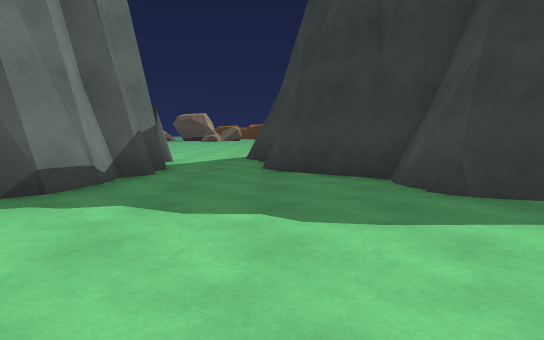
view 1 (above)

24 first-person views from a walk through a Unity game level. The camera is 1.2 m above the floor, tilts 6° down and sees 75° across. The floor is counted in squares, 1.62 m on a side. Each view is taken from the middle of a square. On the plan, view 1 faces up. The plan holds only what a view shows up to about 11 squares ahead; the rest is blank. The place goes on beyond the plan. The player character is not drawn. Some animated figures are left out.

view 2
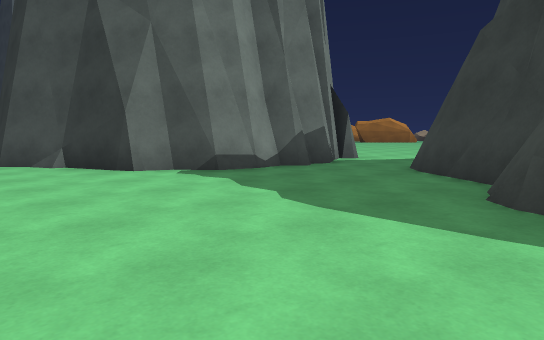

view 3
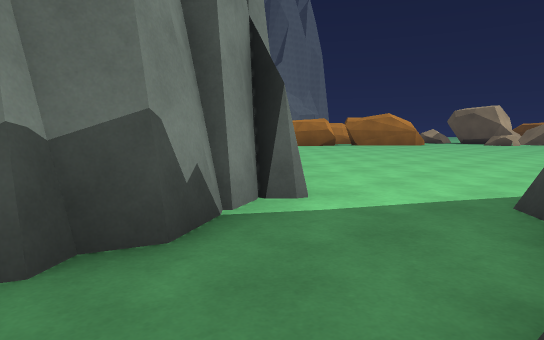

view 4
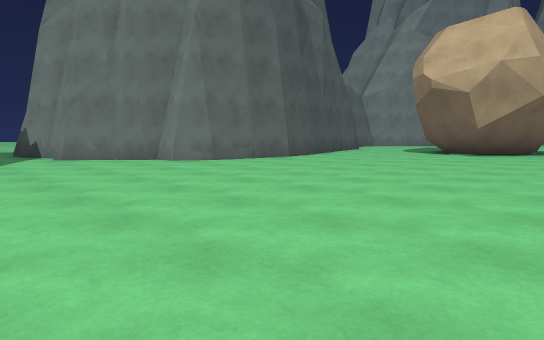

view 5
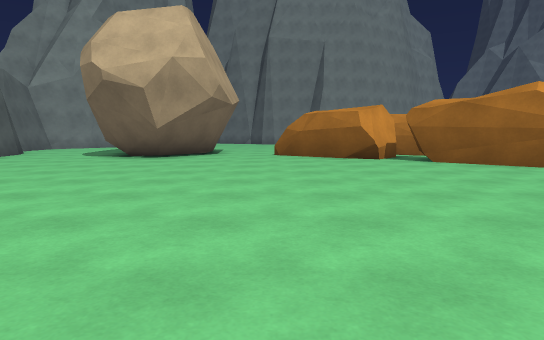

view 6
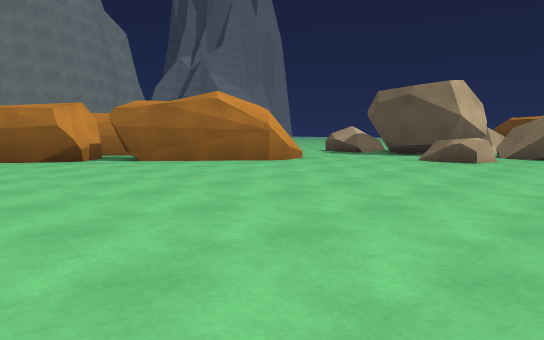

view 7
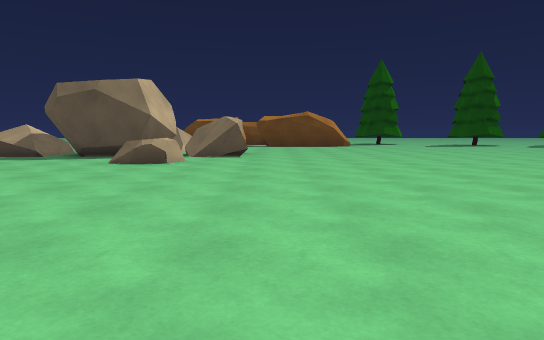

view 8
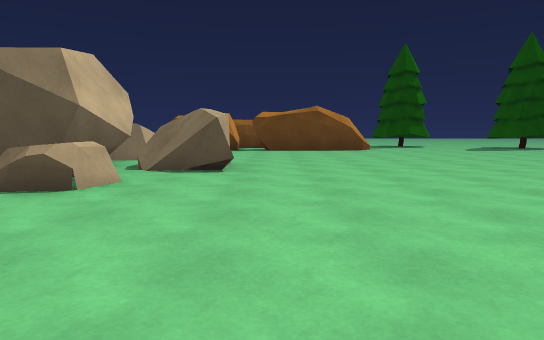

view 9
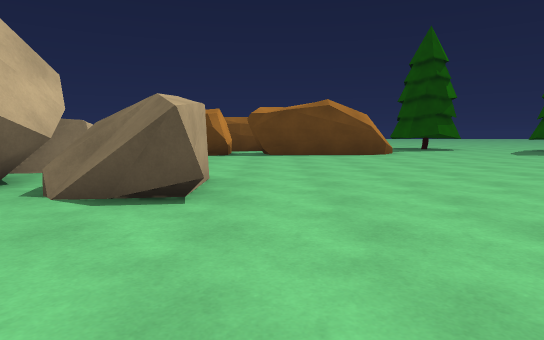

view 10
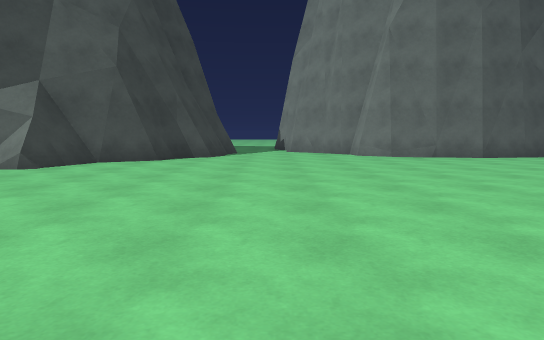

view 11
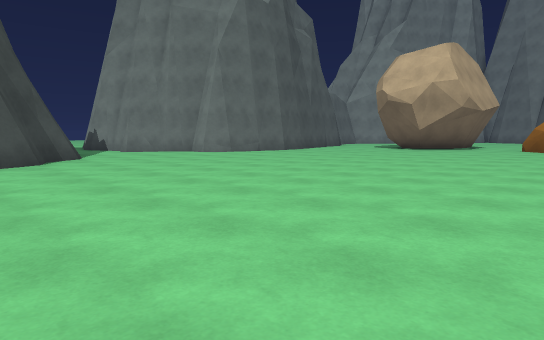

view 12
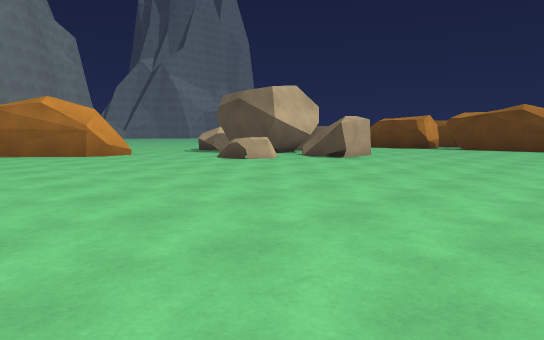

view 13
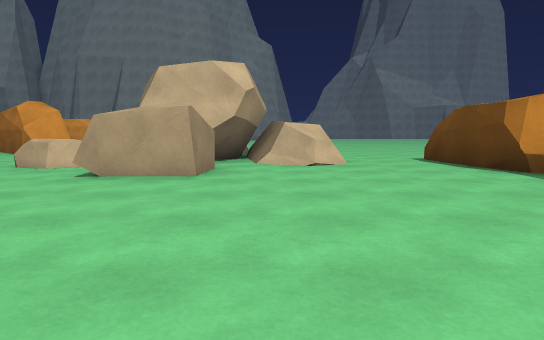

view 14
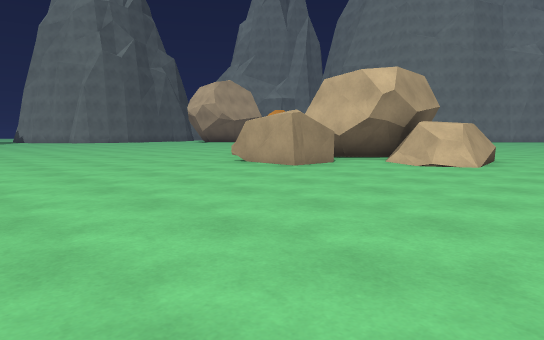

view 15
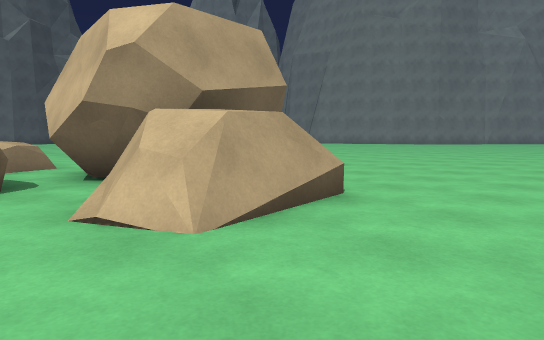

view 16
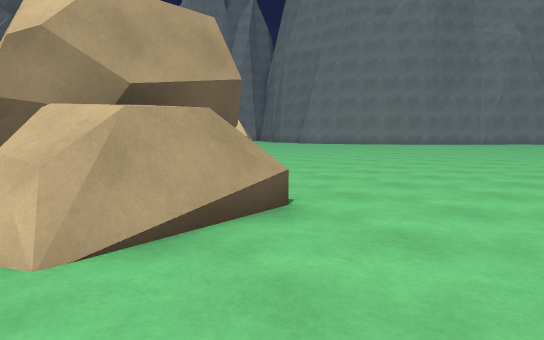

view 17
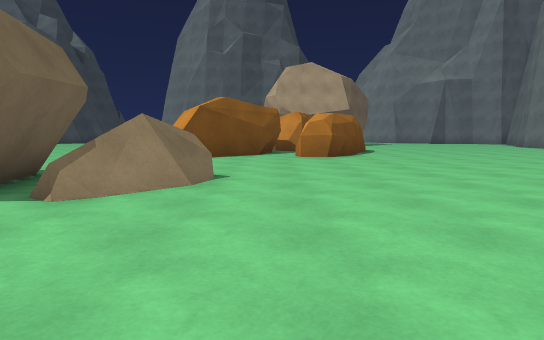

view 18
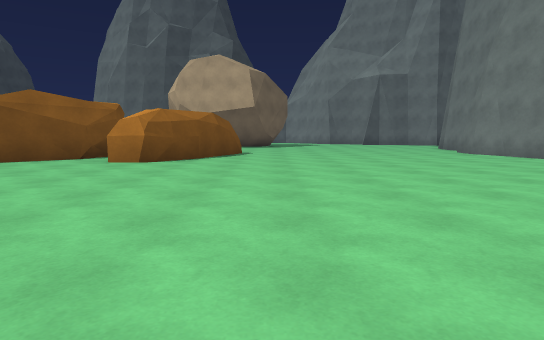

view 19
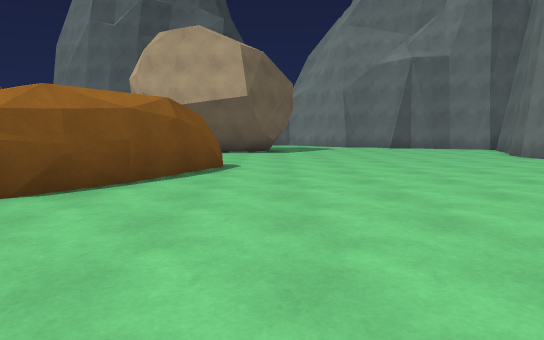

view 20
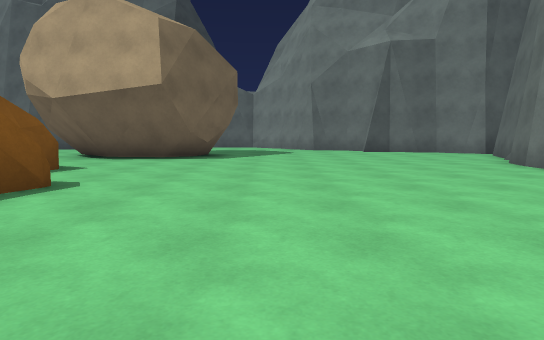

view 21
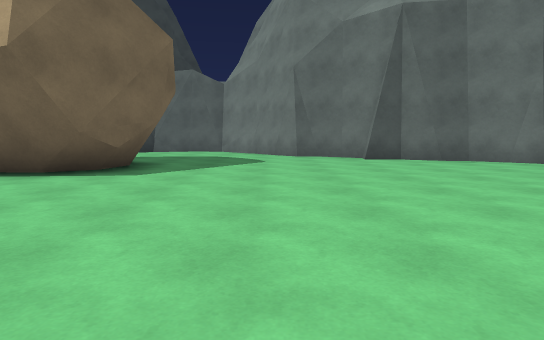

view 22
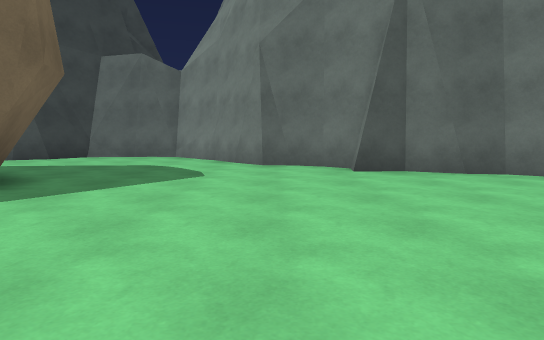

view 23
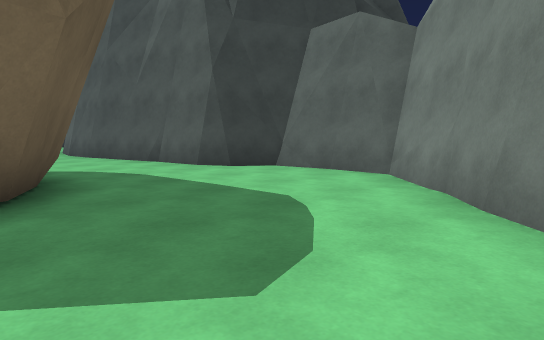

view 24
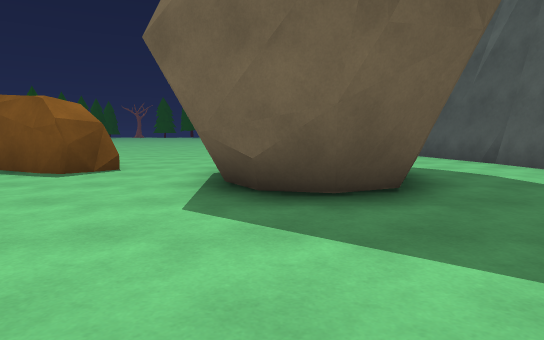

### Floor plan
Key: @ floor where view 1 was taken; # wall or solid block; . floor; = window, fence, low wall or low ledge; ^ raised ledge.
Columns run from 25 left of view 1 to 3 right of it. Each row starts with its distance up from view 1.
 39                 .............
 38           ...................
 37         .....................
 36         ..........#^=........
 35        ...........##.........
 34       .........=#####=.......
 33      .........=########......
 32      .........#^#####=#......
 31     ................^........
 30    ............ ...=^........
 29    ............  ............
 28   ..............#............
 27  ..........##..##............
 26 #.........## .##.............
 25 #.........#  ###.............
 24    .......#####..............
 23   ........####...............
 22  ..........##................
 21 #..........##................
 20 #............................
 19 #............................
 18 .........####...............
 17 ........######...............
 16 ........##  ##..............=
 15 ........#####...............#
 14 ###........................##
 13   ###.....................##
 12     ##.......#######.....##
 11      ##....###     ##....#
 10       ######        ##...#
  9                      ##..#
  8                       #..#
  7                       #..###
  6                       #....#
  5                       #....##
  4                      ##.....#
  3                    ###.......
  2                   ##.........
  1                   ...........
  0                         .@...

Positions as (right, up) in squares from view 1, and headings:
1: (0, 0), facing up
2: (3, 0), facing up-left
3: (0, 6), facing up-left
4: (0, 20), facing down-left
5: (-2, 20), facing left
6: (-2, 20), facing up-left
7: (-2, 21), facing up
8: (-2, 25), facing up
9: (-2, 28), facing up
10: (-2, 23), facing down
11: (3, 23), facing down-left
12: (3, 23), facing up-left
13: (3, 35), facing left
14: (3, 39), facing down-left
15: (-4, 39), facing down-left
16: (-5, 39), facing down-left
17: (-12, 38), facing down
18: (-17, 36), facing down
19: (-17, 31), facing down
20: (-19, 28), facing down
21: (-20, 24), facing down
22: (-21, 21), facing down
23: (-21, 16), facing down-right
24: (-21, 17), facing right
